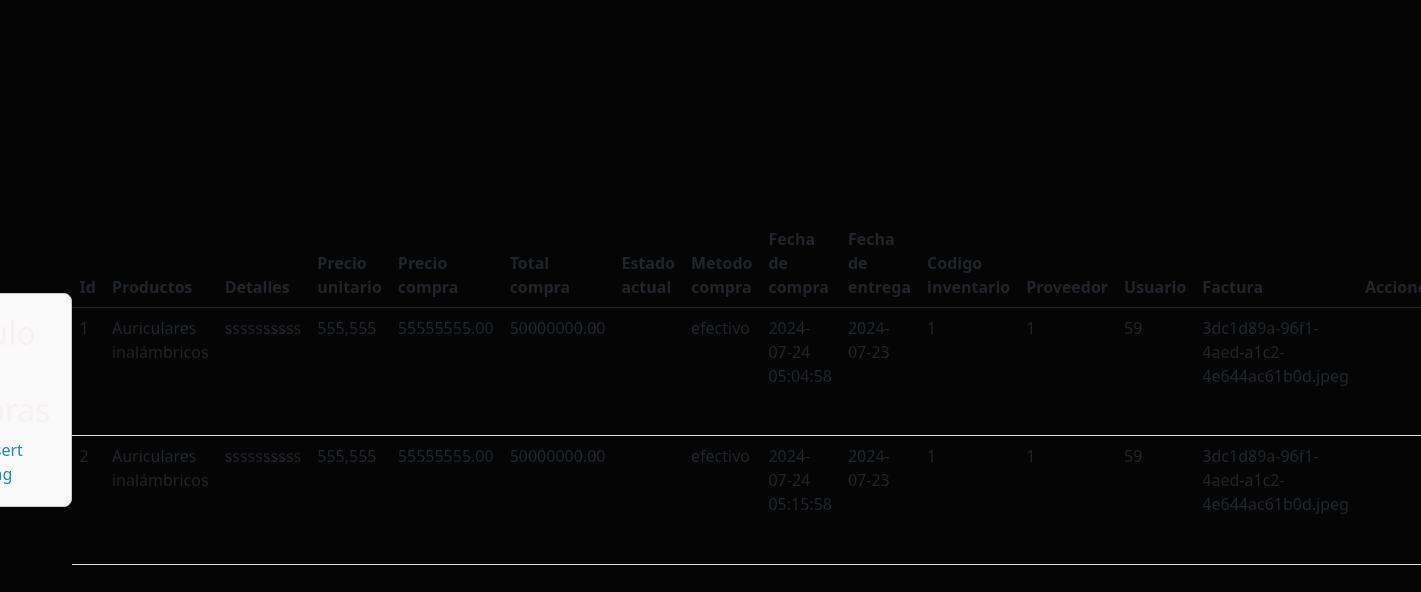
The app's page /app/Views/Shopping/create.php (signed in) with its own data.
### tables this page shows
CREATE TABLE `compras` (
  `id_compra` int(11) NOT NULL,
  `productos_comprados` varchar(255) NOT NULL,
  `detalles_productos` text NOT NULL,
  `precio_unitario` decimal(10,2) DEFAULT NULL,
  `precio_compra` decimal(10,2) DEFAULT NULL,
  `total_compra` decimal(10,2) DEFAULT NULL,
  `estado_actual` enum('aprobado','pediente','finalizado') NOT NULL,
  `metodo_pago` varchar(50) NOT NULL,
  `fecha_compra` datetime NOT NULL DEFAULT current_timestamp(),
  `fecha_entrega` date NOT NULL DEFAULT current_timestamp(),
  `codigo_inventario` int(11) DEFAULT NULL,
  `id_proveedor` int(11) DEFAULT NULL,
  `id_usuario` int(11) DEFAULT NULL,
  `factura` varchar(255) NOT NULL
);

### app/Views/Shopping/create.php (the view, shortened to what this page needs)
<!DOCTYPE html>
    <html lang="es">
    <head>
        <link href="https://cdn.jsdelivr.net/npm/bootstrap@5.0.2/dist/css/bootstrap.min.css" rel="stylesheet"
>
        <link href="https://cdnjs.cloudflare.com/ajax/libs/font-awesome/5.15.3/css/all.min.css" rel="stylesheet">
        <link href="public/css/style.css" type="text/css" rel="stylesheet">
    </head>
    <body>
</head>
<body>
    <div class="panel">
        <div class="column">
            <ul class="nav">
                <li><i class="fas fa-edit icon"></i><a href='insert.php?da=2'>Insert Shopping</a></li>
            </ul>
        </div>
    </div>
    <table class="table">
        <thead class="thead-light">
            <tr>
                <th scope="col">Id</th>
                <th scope="col">Productos</th>
                <th scope="col">Detalles</th>
                <th scope="col">Precio unitario</th>
                <th scope="col">Precio compra</th>
                <th scope="col">Total compra</th>
                <th scope="col">Estado actual</th>
                <th scope="col">Metodo compra</th>
                <th scope="col">Fecha de compra</th>
                <th scope="col">Fecha de entrega</th>
                <th scope="col">Codigo inventario</th>
                <th scope="col">Proveedor</th>
                <th scope="col">Usuario</th>
                <th scope="col">Factura</th>
                <th scope="col">Acciones</th>
    </thead>
    <tbody>
    <?php
$mysqli = mysqli_connect(db_host, db_username, db_password, db_dbname);
mysqli_set_charset($mysqli, 'utf8');
$consulta = "SELECT * FROM  compras ORDER BY id_compra";
$resultados = $mysqli->query($consulta);
while ($compra = $resultados->fetch_assoc()) {
?>
    <tr>
    <td><?php echo htmlspecialchars($compra['id_compra']); ?></td>
    <td><?php echo htmlspecialchars($compra['productos_comprados']); ?></td>
       <td><?php echo htmlspecialchars($compra['detalles_productos']); ?></td>
       <td><?php echo number_format($compra['precio_unitario']); ?></td>
       <td><?php echo htmlspecialchars($compra['precio_compra']); ?></td>
       <td><?php echo htmlspecialchars($compra['total_compra']); ?></td>
       <td><?php echo htmlspecialchars($compra['estado_actual']); ?></td>
       <td><?php echo htmlspecialchars($compra['metodo_pago']); ?></td>
       <td><?php echo htmlspecialchars($compra['fecha_compra']); ?></td>
       <td><?php echo htmlspecialchars($compra['fecha_entrega']); ?></td>
       <td><?php echo htmlspecialchars($compra['codigo_inventario']); ?></td>
       <td><?php echo htmlspecialchars($compra['id_proveedor']); ?></td>
       <td><?php echo htmlspecialchars($compra['id_usuario']); ?></td>
       <td><?php echo htmlspecialchars($compra['factura']); ?></td>
       <td><img src="../../public/img/factura-compra/<?php echo $inventario['facctura']; ?>" width="100" alt=""></td>
</tr>
            <?php
        }
        ?>
    </tbody>
</table>
</body>
</html>

### app/public/css/style.css (style rules this page uses)
* { box-sizing: border-box; margin: 0; padding: 0; }
body { align-items: center; background-color: rgb(5, 5, 5); display: flex; min-height: 100vh; justify-content: center; align-items: center; margin: 0; padding: 0; }
.nav { flex: 1; justify-content: space-around; width: 50%; margin-left: auto; }
.nav a { color: hwb(310 3% 56%); text-decoration: none; margin-right: 20px; padding: 10px; margin-top: 10px; margin-left: auto; font-size: 16px; }

### app/Views/Shopping/create.php (style rules this page uses)
.panel { display: flex; justify-content: space-between; border: 1px solid #ccc; padding: 20px; border-radius: 8px; background-color: #f9f9f9; }
.column { width: 48%; }
.nav { display: flex; align-items: center; float: left; margin-left: 20px; text-align: none; }
.nav a { color: rgb(33, 138, 170); text-decoration: none; padding: 10px; font-size: 16px; margin-left: 10px; }

### records on screen
compras: id_compra "1", productos_comprados "Auriculares inalámbricos", detalles_productos "ssssssssss", precio_unitario "555,555", precio_compra "55555555.00", total_compra "50000000.00", metodo_pago "efectivo", fecha_compra "2024-07-24 05:04:58", fecha_entrega "2024-07-23", codigo_inventario "1", id_proveedor "1", id_usuario "59", factura "3dc1d89a-96f1-4aed-a1c2-4e644ac61b0d.jpeg"
compras: id_compra "2", productos_comprados "Auriculares inalámbricos", detalles_productos "ssssssssss", precio_unitario "555,555", precio_compra "55555555.00", total_compra "50000000.00", metodo_pago "efectivo", fecha_compra "2024-07-24 05:15:58", fecha_entrega "2024-07-23", codigo_inventario "1", id_proveedor "1", id_usuario "59", factura "3dc1d89a-96f1-4aed-a1c2-4e644ac61b0d.jpeg"
